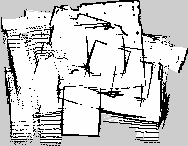
#> input picture maps/21-05|13:43:41.pgm, 188 x 146 px, given in place of diamond_odom.jpeg, which was not available
$ jupyter execute --allow-errors Eval_Diamond.ipynb   (shell and % lines are left out)   (text cells are left out)
#> lines starting #> are read from the running program, lines starting #| are printed output that depends on the picture; pictures that were not available may be replaced by others from this repository, and a replacement may not be noted
[cell 1]
import csv
import re
import math
import numpy as np
import numba as nb
import ast
import matplotlib.pyplot as plt
import matplotlib.colors as mcolors

[cell 2]
def log_odds(prob):
  return np.log(prob / (1 - prob))

def retrieve_prob(log_odds):
  return 1 - 1 /(1 + np.exp(log_odds))

class GridMap :
  # [42 lines left out: functions __init__, bresenham_line, update, not called in this run]

  def prob_to_map(self):
    return retrieve_prob(self.map)

  # [9 lines left out: function MLE, not called in this run]

[cell 3]
from skimage.draw import line as draw_line

class GridMap:
    # [17 lines left out: functions __init__, update, not called in this run]

    def prob_to_map(self):
        return retrieve_prob(self.map)

    # [9 lines left out: function MLE, not called in this run]

[cell 4]
# [9 lines left out: function polar_to_cartesian, not called in this run]

# file_path = "/content/drive/MyDrive/data/Skripsi/20-05|13:09:51.csv" # room in unbounded
# file_path = "/content/drive/MyDrive/data/Skripsi/22-05|10:06:54.csv" # room in bounded
# file_path = "/content/drive/MyDrive/data/Skripsi/22-05|12:07:08.csv" # rectangular
file_path = "/content/drive/MyDrive/data/Skripsi/26-05|16:54:06.csv" # diamond


pose_l = []
angle_min = []
angle_max = []
angle_increment = []
range_min = []
range_max = []
ranges = []
intensities = []
cartesian = []

#> (the rest of this cell did not finish here and is left out)

[cell 5]
# [13 lines left out: function calc_grid_map_config, not called in this run]

[cell 6]
from tqdm import tqdm

map_res = 0.05
#> (the rest of this cell did not finish here and is left out)

[cell 7]
import matplotlib.pyplot as plt

plt.figure(figsize=(16, 12))
#> (the rest of this cell did not finish here and is left out)

[cell 8]
diamond = "/content/drive/MyDrive/data/Skripsi/Proccessed/DIAMOND/slam_0.05_0.05_10_1601_0.05_dist:0.1.csv"
rectangular = "/content/drive/MyDrive/data/Skripsi/Proccessed/RECTANGULAR/slam_0.05_0.05_10_1180_0.05_dist:0.1.csv"
bounded = "/content/drive/MyDrive/data/Skripsi/Proccessed/ROOM BOUNDED/PGO/slam_0.05_0.05_10_1800_0.05_dist:0.1.csv"
diamond_plicp = "/content/drive/MyDrive/data/Skripsi/Proccessed/PLICP_Only/slam_0_0_10_1800_0.05_dist:0.1_PLICP_ONLY_diamond.csv"

[cell 9]
import chardet
diamond_plicp_poses = []
diamond_plicp_point_clouds = []

# Function to detect file encoding
def detect_encoding(file_path):
    with open(file_path, 'rb') as file:
        raw_data = file.read()
        result = chardet.detect(raw_data)
        return result['encoding']

#> (the rest of this cell did not finish here and is left out)

[cell 10]
from tqdm import tqdm

map_res = 0.05
#> (the rest of this cell did not finish here and is left out)

[cell 11]
import matplotlib.pyplot as plt

plt.figure(figsize=(16, 12))
#> (the rest of this cell did not finish here and is left out)

[cell 12]
import chardet
diamond_poses = []
diamond_point_clouds = []

# Function to detect file encoding
def detect_encoding(file_path):
    with open(file_path, 'rb') as file:
        raw_data = file.read()
        result = chardet.detect(raw_data)
        return result['encoding']

#> (the rest of this cell did not finish here and is left out)

[cell 13]
from tqdm import tqdm

map_res = 0.05
#> (the rest of this cell did not finish here and is left out)

[cell 14]
import matplotlib.pyplot as plt

plt.figure(figsize=(16, 12))
#> (the rest of this cell did not finish here and is left out)

[cell 15]
from PIL import Image
import matplotlib.pyplot as plt


pred_image = Image.open('/content/drive/MyDrive/data/Skripsi/Proccessed/saveit/diamond_odom.jpeg')
#> pred_image is the input picture: PIL image 188x146 L; min 0, max 254, mean 205.7

image_array = np.array(pred_image)
threshold = 100

#> (the rest of this cell did not finish here and is left out)

[cell 16]
from PIL import Image
import numpy as np
import matplotlib.pyplot as plt

# Load the PGM image
pred_image = Image.open('/content/drive/MyDrive/data/Skripsi/Proccessed/SLAM_TOOLBOX/22-05|12:56:08.pgm') #diamond
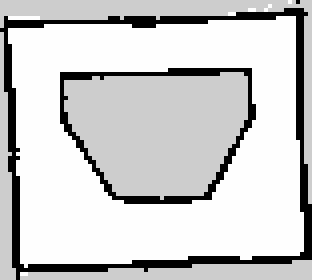
#> input picture maps/22-05|12:56:08.pgm, 78 x 70 px, found by its file name (shown 4 times larger)
#> pred_image is the input picture: PIL image 78x70 L; min 0, max 254, mean 203.8
# pred_image = Image.open('/content/drive/MyDrive/data/Skripsi/Proccessed/SLAM_TOOLBOX/22-05|12:47:48.pgm') #diamond busuk
# pred_image = Image.open('/content/drive/MyDrive/data/Skripsi/Proccessed/SLAM_TOOLBOX/22-05|12:17:30.pgm') #rectangle
# pred_image = Image.open('/content/drive/MyDrive/data/Skripsi/Proccessed/SLAM_TOOLBOX/21-05|14:53:48.pgm') #bounded room

# Convert the image to a numpy array
image_array = np.array(pred_image)

# Define the threshold
threshold = 100

image_array[image_array > threshold] = 255
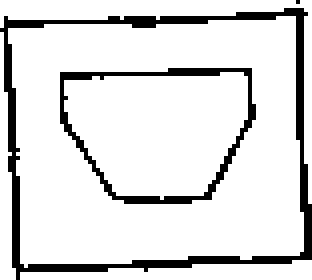
#> image_array: shape (70, 78) (shown 4 times larger); 86.9% white; black in thin lines or dots

result_image = Image.fromarray(image_array)

plt.imshow(result_image, cmap='gray')
plt.axis("off")
plt.savefig("/content/drive/MyDrive/data/Skripsi/Proccessed/saveit/diamond_slam_toolbox_white.jpeg", bbox_inches='tight', pad_inches=0)
plt.show()

[cell 17]
import numpy as np
from PIL import Image
import matplotlib.pyplot as plt
from skimage.metrics import structural_similarity as ssim

Image.MAX_IMAGE_PIXELS = None

# File paths
GT_file = "/content/drive/MyDrive/data/Skripsi/GT/diamond.jpeg"
odom_map = "/content/drive/MyDrive/data/Skripsi/Proccessed/saveit/diamond_raw_white.jpeg"
plicp_map = "/content/drive/MyDrive/data/Skripsi/Proccessed/saveit/diamond_plicp_pred_white.jpeg"
predicted_map = "/content/drive/MyDrive/data/Skripsi/Proccessed/saveit/diamond_pred_white.jpeg"
slam_toolbox = "/content/drive/MyDrive/data/Skripsi/Proccessed/saveit/diamond_slam_toolbox_white.jpeg"

# Load images
gt_image = Image.open(GT_file).convert('L')
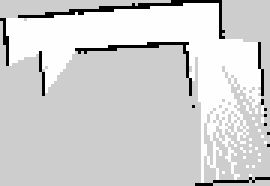
#> input picture maps/21-05|14:38:35.pgm, 90 x 62 px, given in place of diamond.jpeg, which was not available (shown 3 times larger)
#> gt_image is the input picture: PIL image 90x62 L; min 0, max 254, mean 209.5
pred_image = Image.open(predicted_map).convert('L')
#> (the rest of this cell did not finish here and is left out)
